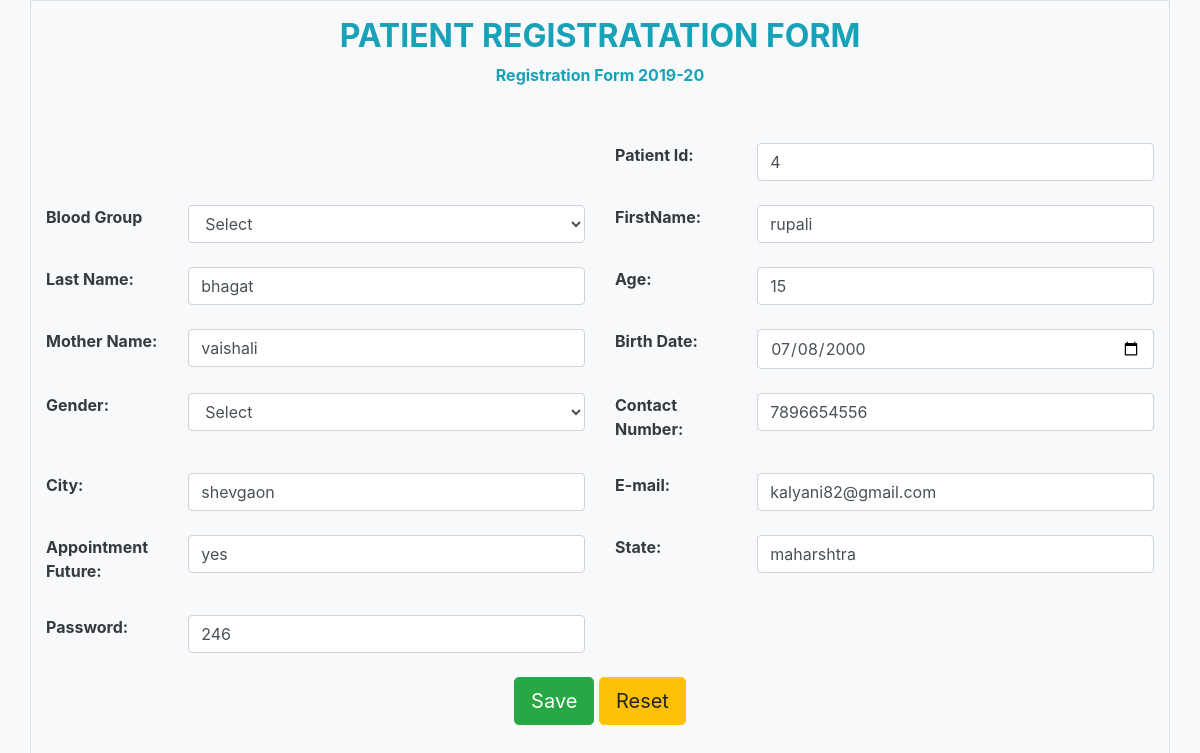
Page /pupdate.php on the committed database.
### tables this page shows
CREATE TABLE `patientinfo` (
  `pid` int(11) NOT NULL,
  `p_id` text NOT NULL,
  `bgroup` text NOT NULL,
  `fname` varchar(50) NOT NULL,
  `lname` varchar(50) NOT NULL,
  `age` varchar(50) NOT NULL,
  `mname` varchar(60) NOT NULL,
  `dob` date NOT NULL,
  `gender` varchar(70) NOT NULL,
  `cnumber` text NOT NULL,
  `city` varchar(60) NOT NULL,
  `email` varchar(60) NOT NULL,
  `afuture` text NOT NULL,
  `state` varchar(70) NOT NULL,
  `pwd` text NOT NULL
);

### pupdate.php (the view, shortened to what this page needs)
<?php
$con=mysqli_connect('localhost','root','');
$db=mysqli_select_db($con,'ibrain');
if($db){
	$query="SELECT * from patientinfo";
	$fire=mysqli_query($con,$query);
	$record=mysqli_fetch_assoc($fire);
	extract($record);
}
?>
<!DOCTYPE html>
<html>
<head>
	<link rel="stylesheet" href="https://maxcdn.bootstrapcdn.com/bootstrap/4.0.0/css/bootstrap.min.css">
</head>
<body>
	<section class="bg-light">
<form action="update.php" method="post" enctype="multipart/form-data">
<div class="container a9">
	<div class="row border pb-5">
		<div class="col-md-12 p-3 bg-light text-center">
			<h2 class="text-uppercase text-info font-weight-bold">Patient Registratation Form</h2>
			<p class="font-weight-bold text-info">Registration Form 2019-20</p>
		</div>
		<div class="col-md-6 mt-4">
			<div class="row">
				<div class="col-md-3">
				</div>
				<div class="col-md-9">
				</div>
			</div>
		</div>
		<div class="col-md-6 mt-4">
			<div class="row">
				<div class="col-md-3">
					<label class="text-dark font-weight-bold">Patient Id:</label>
				</div>
				<div class="col-md-9">
					<input type="text" name="p_id" class="form-control" value="<?=$p_id?>">
				</div>
			</div>
		</div>
		<div class="col-md-6 mt-4">
			<div class="row">
				<div class="col-md-3">
					<label class="text-dark font-weight-bold">Blood Group</label>
				</div>
				<div class="col-md-9">
					<select name="bgroup" class="form-control" value="<?=$bgroup?>">
						<option value="<?=$bgroup?>">Select</option>
					</select>
				</div>
			</div>
		</div>
		<div class="col-md-6 mt-4">
			<div class="row">
				<div class="col-md-3">
					<label class="text-dark font-weight-bold"> FirstName:</label>
				</div>
				<div class="col-md-9">
					<input type="text" name="fname" class="form-control" value="<?=$fname?>">
				</div>
			</div>
		</div>
		<div class="col-md-6 mt-4">
			<div class="row">
				<div class="col-md-3">
					<label class="text-dark font-weight-bold">Last Name:</label>
				</div>
				<div class="col-md-9">
					<input type="text" name="lname" class="form-control" value="<?=$lname?>">
				</div>
			</div>
		</div>
		<div class="col-md-6 mt-4">
			<div class="row">
				<div class="col-md-3">
					<label class="text-dark font-weight-bold">Age:</label>
				</div>
				<div class="col-md-9">
					<input type="text" name="age" class="form-control" value="<?=$age?>">
				</div>
			</div>
		</div>
		<div class="col-md-6 mt-4">
			<div class="row">
				<div class="col-md-3">
					<label class="text-dark font-weight-bold">Mother Name:</label>
				</div>
				<div class="col-md-9">
					<input type="text" name="mname" class="form-control" value="<?=$mname?>">
				</div>
			</div>
		</div>
		<div class="col-md-6 mt-4">
			<div class="row">
				<div class="col-md-3">
					<label class="text-dark font-weight-bold">Birth Date:</label>
				</div>
				<div class="col-md-9">
					<input type="date" name="dob" class="form-control" value="<?=$dob?>">
				</div>
			</div>
		</div>
		<div class="col-md-6 mt-4">
			<div class="row">
				<div class="col-md-3">
					<label class="text-dark font-weight-bold">Gender:</label>
				</div>
				<div class="col-md-9">
					<select name="gender" class="form-control" value="<?=$gender?>">
						<option value="<?=$gender?>">Select</option>
					</select>
				</div>
			</div>
		</div>
		<div class="col-md-6 mt-4">
			<div class="row">
				<div class="col-md-3">
					<label class="text-dark font-weight-bold">Contact Number:</label>
				</div>
				<div class="col-md-9">
					<input type="number" name="cnumber" class="form-control" value="<?=$cnumber?>">
				</div>
			</div>
		</div>
		<div class="col-md-6 mt-4">
			<div class="row">
				<div class="col-md-3">
					<label class="text-dark font-weight-bold">City:</label>
				</div>
				<div class="col-md-9">
					<input type="text" name="city" class="form-control" value="<?= $city?>">
				</div>
			</div>
		</div>
		<div class="col-md-6 mt-4">
			<div class="row">
				<div class="col-md-3">
					<label class="text-dark font-weight-bold">E-mail:</label>
				</div>
				<div class="col-md-9">
					<input type="text" name="email" class="form-control" value="<?=$email?>">
				</div>
			</div>
		</div>
		<div class="col-md-6 mt-4">
			<div class="row">
				<div class="col-md-3">
					<label class="text-dark font-weight-bold">Appointment Future:</label>
				</div>
				<div class="col-md-9">
					<input type="text" name="afuture" class="form-control" value="<?=$afuture?>">
				</div>
			</div>
		</div>
		<div class="col-md-6 mt-4">
			<div class="row">
				<div class="col-md-3">
					<label class="text-dark font-weight-bold">State:</label>
				</div>
				<div class="col-md-9">
					<input type="text" name="state" class="form-control" value="<?=$state?>">
				</div>
			</div>
		</div>
		<div class="col-md-6 mt-4">
			<div class="row">
				<div class="col-md-3">
					<label class="text-dark font-weight-bold">Password:</label>
				</div>
				<div class="col-md-9">
					<input type="text" name="pwd" class="form-control" value="<?=$pwd?>">
				</div>
			</div>
		</div>
		<div class="col-md-12 mt-4 text-center">
			<button class="btn btn-success btn-lg" name="save" >Save</button>
			<button class="btn btn-warning btn-lg" type="reset">Reset</button>
		</div>
	</div>
</div>
</form>
</section>
</body>
</html>

### rows in the picture
patientinfo: p_id "4", bgroup "Select", fname "rupali", lname "bhagat", age "15", mname "vaishali", dob "07/08/2000", gender "Select", cnumber "7896654556", city "shevgaon", email "kalyani82@gmail.com", afuture "yes", state "maharshtra", pwd "246"
